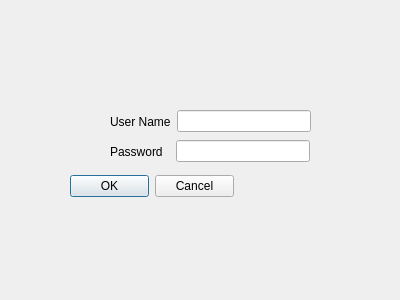
<?xml version="1.0" encoding="UTF-8"?>
<ui version="4.0">
 <class>Login</class>
 <widget class="QDialog" name="Login">
  <property name="geometry">
   <rect>
    <x>0</x>
    <y>0</y>
    <width>400</width>
    <height>300</height>
   </rect>
  </property>
  <property name="windowTitle">
   <string>Login iRobot Inc.</string>
  </property>
  <widget class="QDialogButtonBox" name="buttonBox_loginPress">
   <property name="geometry">
    <rect>
     <x>70</x>
     <y>170</y>
     <width>164</width>
     <height>32</height>
    </rect>
   </property>
   <property name="orientation">
    <enum>Qt::Horizontal</enum>
   </property>
   <property name="standardButtons">
    <set>QDialogButtonBox::Cancel|QDialogButtonBox::Ok</set>
   </property>
  </widget>
  <widget class="QWidget" name="layoutWidget">
   <property name="geometry">
    <rect>
     <x>110</x>
     <y>110</y>
     <width>201</width>
     <height>23</height>
    </rect>
   </property>
   <layout class="QHBoxLayout" name="horizontalLayout">
    <item>
     <widget class="QLabel" name="label">
      <property name="text">
       <string>User Name</string>
      </property>
     </widget>
    </item>
    <item>
     <widget class="QLineEdit" name="lineEdit_username"/>
    </item>
   </layout>
  </widget>
  <widget class="QWidget" name="layoutWidget">
   <property name="geometry">
    <rect>
     <x>110</x>
     <y>140</y>
     <width>200</width>
     <height>23</height>
    </rect>
   </property>
   <layout class="QHBoxLayout" name="horizontalLayout_2">
    <item>
     <widget class="QLabel" name="label_2">
      <property name="text">
       <string>Password  </string>
      </property>
     </widget>
    </item>
    <item>
     <widget class="QLineEdit" name="lineEdit_password">
      <property name="echoMode">
       <enum>QLineEdit::Password</enum>
      </property>
     </widget>
    </item>
   </layout>
  </widget>
 </widget>
 <resources/>
 <connections>
  <connection>
   <sender>buttonBox_loginPress</sender>
   <signal>accepted()</signal>
   <receiver>Login</receiver>
   <slot>accept()</slot>
   <hints>
    <hint type="sourcelabel">
     <x>248</x>
     <y>254</y>
    </hint>
    <hint type="destinationlabel">
     <x>157</x>
     <y>274</y>
    </hint>
   </hints>
  </connection>
  <connection>
   <sender>buttonBox_loginPress</sender>
   <signal>rejected()</signal>
   <receiver>Login</receiver>
   <slot>reject()</slot>
   <hints>
    <hint type="sourcelabel">
     <x>316</x>
     <y>260</y>
    </hint>
    <hint type="destinationlabel">
     <x>286</x>
     <y>274</y>
    </hint>
   </hints>
  </connection>
 </connections>
</ui>
